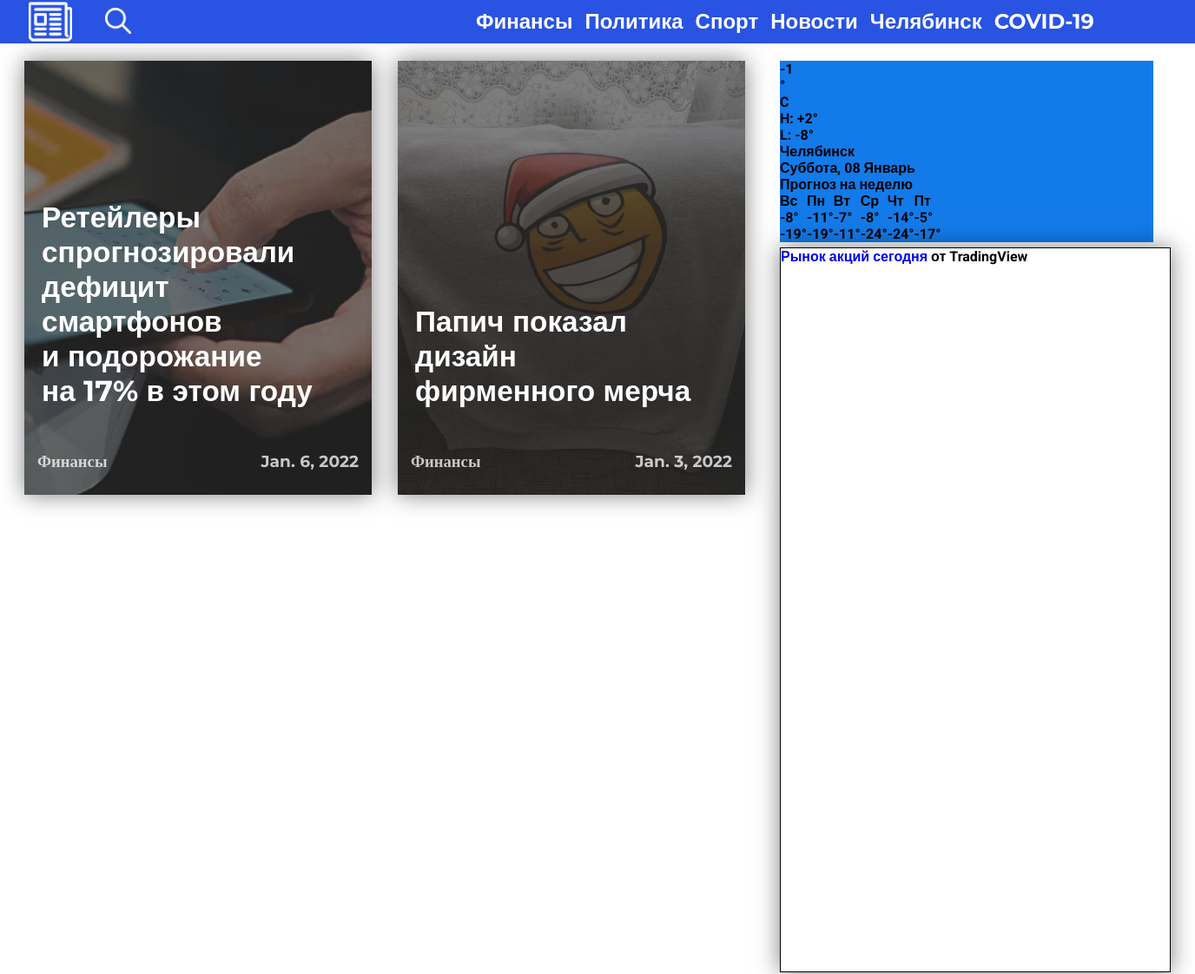
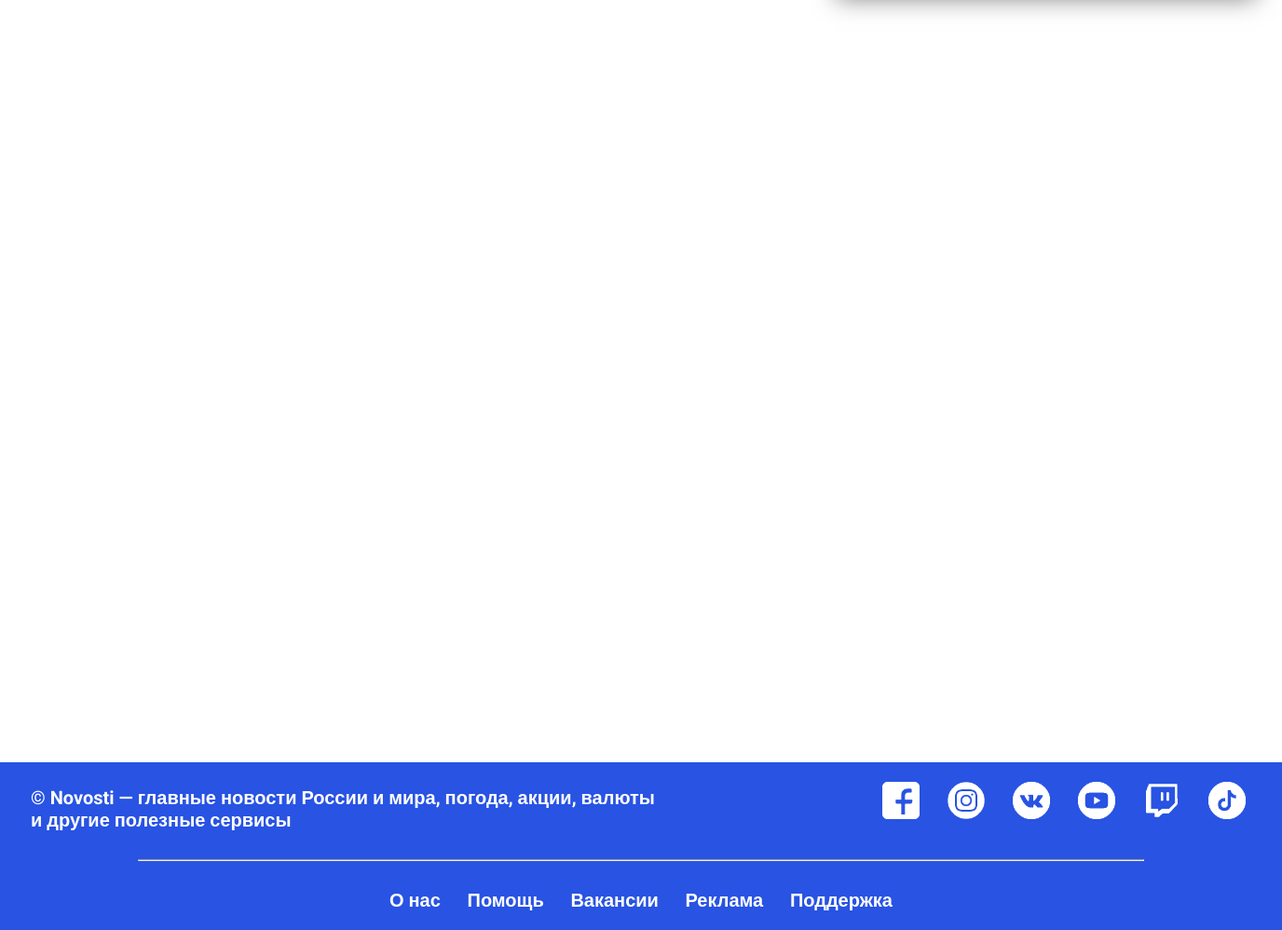
Screenshot of /finances with the database file from the repository (2 pictures, top to bottom).
### main/models.py (models this page shows, shortened)
class News(models.Model):
    title = models.CharField(max_length=100, verbose_name='заголовок новости')
    content = models.TextField(max_length=2000, verbose_name='содержание статьи')
    image = models.ImageField(verbose_name='изображение статьи')
    published = models.DateField(auto_now=True)
    type = models.CharField(max_length=20, verbose_name='тип новостей')
    class Meta:
        verbose_name = 'новость'
        verbose_name_plural = 'новости'

### main/views.py (the view, shortened to what this page needs)
# urls.py: path('finances', FinancesPage.as_view(), name='finances'),
class FinancesPage(View):
    def get(self, request, *args, **kwargs):
        main_news = News.objects.filter(type='Финансы').order_by('-id')[:4]
        bottom_news = News.objects.filter(type='Финансы').order_by('-id')[4:]
        form = SearchForm()
        return render(request, 'main/finances_page.html', {'main_news': main_news, 'bottom_news': bottom_news,
                                                       'form': form})

### main/templates/main/finances_page.html (shortened to what this page needs)
{% load static %}
<!DOCTYPE html>
<html lang="ru">
<head>
	<link rel="stylesheet" href="{% static 'css/styles.css'%}">
</head>
<body>
<div id="main_page">
	<header class="header">
		<div class="top_line">
			<div class="main_menu">
				<a href="{% url 'main' %}" >
					<img src="{% static 'images/icon_header_logo.png' %}" alt="" class="logo_navigation">
				</a>
				<div class="search_box">
					{% block content %}
					<form method="post" class="Vladik">
						<button type="submit" class="magnifier_button">
							<img src="{% static 'images/magnifier_white.png' %}" class="magnifier_picture" alt="">
						</button>
					</form>
					{% endblock %}
				</div>
				<ul class="menu_elements">
					<li class="menu_finances">
						<a href="{% url 'finances' %}">Финансы</a>
					</li >
					<li class="menu_politics">
						<a href="{% url 'politics' %}">Политика</a>
					</li >
					<li class="menu_sport">
						<a href="{% url 'sport' %}">Спорт</a>
					</li >
					<li class="menu_news">
						<a href="{% url 'news' %}">Новости</a>
					</li >
					<li class="menu_chelyabinsk">
						<a href="{% url 'chelyabinsk' %}">Челябинск</a>
					</li >
					<li class="menu_covid">
						<a href="{% url 'covid' %}">COVID-19</a>
					</li >
				</ul>
			</div>
		</div>
	</header>
<div class="main_info">
	<div class="main_block">
	<div class="main_news">
		<div class="main_grid">
			{% block main %}
			{% for main_elem in main_news %}
			<div class="single_main_news">
			<a href="{% url 'article-detail' main_elem.id %}">
				{% if main_elem.image %}
				<img src="{{ main_elem.image.url }}" alt="" class="first_news_image"/>
				{% endif %}
				<div class="black_background"></div>
				<p class="main_block_text">
				  	{{ main_elem.title }}
			  </p>
			  <div class="main_block_single_news_bottom_info">
			  	<p class="main_block_single_news_type">
					{{ main_elem.type }}
			  	</p>
			  	<p class="main_block_single_news_time">
			  		{{ main_elem.published }}
			  	</p>
			  </div>
			</a>
		</div>
			{% endfor %}
			{% endblock %}
		</div>
	</div>
	<div class="side_news">
		<div class="side_grid">
			<div id="m-booked-weather-bl250-27932"> <div class="booked-wzs-250-175 weather-customize" style="background-color:#137AE9;width:430px;" id="width3"> <div class="booked-wzs-250-175_in"> <div class="booked-wzs-250-175-data"> <div class="booked-wzs-250-175-right"> <div class="booked-wzs-day-deck"> <div class="booked-wzs-day-val"> <div class="booked-wzs-day-number">-1</div> <div class="booked-wzs-day-dergee"> <div class="booked-wzs-day-dergee-val">&deg;</div> <div class="booked-wzs-day-dergee-name">C</div> </div> </div> <div class="booked-wzs-day"> <div class="booked-wzs-day-d">H: <span class="plus">+</span>2&deg;</div> <div class="booked-wzs-day-n">L: -8&deg;</div> </div> </div> <div class="booked-wzs-250-175-info"> <div class="booked-wzs-250-175-city">Челябинск </div> <div class="booked-wzs-250-175-date">Суббота, 08 Январь</div> <div class="booked-wzs-left"> <span class="booked-wzs-bottom-l">Прогноз на неделю</span> </div> </div> </div> </div> <table cellpadding="0" cellspacing="0" class="booked-wzs-table-250"> <tr> <td>Вс</td> <td>Пн</td> <td>Вт</td> <td>Ср</td> <td>Чт</td> <td>Пт</td> </tr> <tr> <td class="week-day-val">-8&deg;</td> <td class="week-day-val">-11&deg;</td> <td class="week-day-val">-7&deg;</td> <td class="week-day-val">-8&deg;</td> <td class="week-day-val">-14&deg;</td> <td class="week-day-val">-5&deg;</td> </tr> <tr> <td class="week-day-val">-19&deg;</td> <td class="week-day-val">-19&deg;</td> <td class="week-day-val">-11&deg;</td> <td class="week-day-val">-24&deg;</td> <td class="week-day-val">-24&deg;</td> <td class="week-day-val">-17&deg;</td> </tr> </table> </div> </div> </div>
				<div class="stock_content">
<div class="tradingview-widget-container">
  <div class="tradingview-widget-copyright"><a href="https://ru.tradingview.com/markets/stocks-usa/" rel="noopener" target="_blank"><span class="blue-text">Рынок акций сегодня</span></a> от TradingView</div>
</div>
				</div>
		</div>
	</div>
	</div>
	<div class="bottom_news">
		<div class="bottom_grid">
		</div>
	</div>
</div>
	<footer class="footer">
		<div class="bottom_line">
			<div class="footer_info">
				<p class="footer_site_info">
				© Novosti — главные новости России и мира, погода, акции, валюты
				<br>
				 и другие полезные сервисы
				</p>
				<div class="footer_social">
						<a href="#">
							<img src="images/facebook_logo_white.png"  alt="" class="footer_social_logo">
						</a>
						<a href="#">
							<img src="images/instagram_logo_white.png"  alt="" class="footer_social_logo">
						</a>
						<a href="#">
							<img src="images/vk_logo_white.png"  alt="" class="footer_social_logo">
						</a>
						<a href="#">
							<img src="images/youtube_logo_white.png" alt=""  class="footer_social_logo">
						</a>
						<a href="#">
							<img src="images/twitch_logo_white.png"  alt="" class="footer_social_logo">
						</a>
						<a href="#">
							<img src="images/tiktok_logo_white.png"  alt="" class="footer_social_logo">
						</a>
				</div>
			</div>
			<hr class="footer_white_line"/>
			<div class="other_info">
				<a href="" class="single_other_info">
					<p>О нас</p>
				</a>
				<a href="" class="single_other_info">
					<p>Помощь</p>
				</a>
				<a href="" class="single_other_info">
					<p>Вакансии</p>
				</a>
				<a href="" class="single_other_info">
					<p>Реклама</p>
				</a>
				<a href="" class="single_other_info">
					<p>Поддержка</p>
				</a>
			</div>
		</div>
	</footer>
</div>
</body>
</html>

### main/static/css/styles.css (style rules this page uses)
body { width: 100%; margin: auto; padding: 0; font-family: 'Roboto', "Montserrat", "Work Sans", sans-serif; font-weight: bold; }
*, *:before, *:after { box-sizing: border-box; margin: 0; padding: 0; }
header { position: fixed; top: 0; background: #2853E3; padding: 0; width: 100%; height: 50px; z-index: 10; margin-bottom: 60px; }
footer { font-weight: bold; background: #2853E3; width: 100%; min-width: 1350px; height: 180px; display: flex; float: bottom; }
h1,h2,h3,h4,h5,h6,p { margin : 0; padding : 0; }
a { text-decoration: none }
.top_line { width: 1350px; margin : auto; }
.main_menu { display: -webkit-flex; display: flex; justify-content: space-between; width: 1350px; min-width: 1080px; height: 50px; }
.logo_navigation { position: relative; width: 50px; margin: 0px 20px; }
.search_box { float: left; display: -webkit-flex; display: flex; justify-content: space-between; width: 400px; min-width: 220px; background: #2853E3; border: 4px solid #2853E3; margin: 0; padding: 0; margin-top: 5px; }
.Vladik { margin: 0px auto; height:100%; width:100%; }
.magnifier_button { background: #2853E3; border: none; display: inline-block; height: 30px; padding: 0px; margin: 0px; vertical-align: top; width: 30px; }
.magnifier_button img { display: block; height: 30px; width: 30px; }
ul.menu_elements { list-style-type: none; width: 840px; min-width: 750px; padding-left: 20px; padding-bottom: 20px; margin-top : 10px; align-content: center; justify-content: end; }
ul.menu_elements li { text-decoration: none; display: inline-flex; margin: 0px 5px; }
ul.menu_elements li a { text-decoreation : none; text-decoration-line: none; color: white; font-family: 'Montserrat', sans-serif; font-size: 24px; display: -webkit-flex; display: flex; transition: all 0.35s ease; }
.main_info { width: 1360px; margin: auto; }
.main_block { margin-top: 30px; position : relative; display: -webkit-flex; display: flex; width : 1360px; height: auto; }
.main_news { width: 65%; height: auto; }
.main_grid { margin: 40px 0px 0px 20px; display: grid; grid-template-columns: 400px 400px; grid-template-rows: 500px 500px; gap: 50px 30px; grid-template-areas: ". ." ". ."; }
.first_news_image { object-fit: cover; position: relative; width: 100%; height: 100%; opacity: 0.75; transition: all .25s ease-in; }
.single_main_news { position: relative; overflow: hidden; box-shadow: 0 0 25px rgba(0,0,0,0.5); }
.black_background { position: absolute; top: 0%; left: 0%; width: 100%; height: 100%; background: black; opacity: 0.5; }
.main_block_text { position: absolute; padding-left: 20px; top: 0%; height: 400px; width: 350px; font-family: Montserrat, sans-serif; font-size: 25pt; color: white; word-break: break-word; display: flex; align-items: flex-end; }
.main_block_single_news_bottom_info { display: flex; justify-content: space-between; position: absolute; color: white; font-family: Montserrat; font-size: 14pt; width: 100%; height: 50px; bottom: 0; padding: 0 15px 15px 15px; opacity: 0.75; }
.side_news { width: 35%; height: 1100px; margin-right: 10px; margin-left: 40px; }
.side_grid { display: grid; margin: 40px 40px 0px 0px; grid-template-columns: 450px; grid-template-rows: 165px 835px; gap: 50px 30px; grid-template-areas: "." "."; }
.stock_content { display: flex; border: 1px solid black; box-shadow: 0 0 25px rgba(0,0,0,0.5); position: relative; height: 100%; width: 100%; }
.bottom_grid { margin: 40px 0px 30px 20px; display: grid; grid-template-columns: 300px 300px 300px 300px; grid-template-rows: 350px 350px; gap: 40px 40px; grid-template-areas: ". . . ." ". . . ."; }
.bottom_line { width: 1350px; overflow: auto; margin : auto; }
.footer_info { display: inline-flex; width: 100%; font-size: 15pt; color: white; font-family: 'Roboto', sans-serif; }
.footer_site_info { padding-left: 20px; padding-top: 25px; }
.footer_social { display: inline-flex; padding-top: 25px; padding-left: 17%; }
.footer_social_logo { margin: -5px 15px 5px 15px; width: 40px; height: 40px; }
.footer_white_line { top: 50%; height: 2px; color: white; width: 80%; margin: 30px 10% 10px 10%; }
.other_info { padding: 20px 30%; width: 100%; display: flex; justify-content: space-between; color: white; font-size: 15pt; }
.single_other_info { text-decoration : none; color: white; }

### rows the page displays
News: image (picture), title "Ретейлеры спрогнозировали дефицит смартфонов и подорожание на 17% в этом году", type "Финансы", published "Jan. 6, 2022"
News: image (picture), title "Папич показал дизайн фирменного мерча", type "Финансы", published "Jan. 3, 2022"
